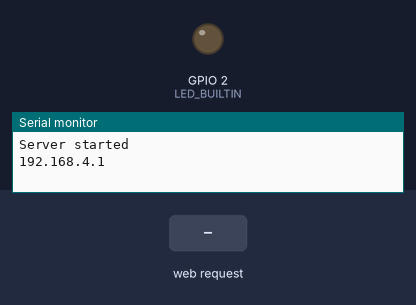
Bench run of a sketch on a simulated ESP8266 (NodeMCU). On the bench: output pins drawn as LEDs (lit = HIGH, except the on-board LED, lit = LOW), the last lines printed to the serial monitor. Dashed ring = blinking. The test bench sets the inputs (shaded band).

Above: at 1.2 s.
1.3 s: HTTP request GET /LED=LAMP received
At 1.45 s:
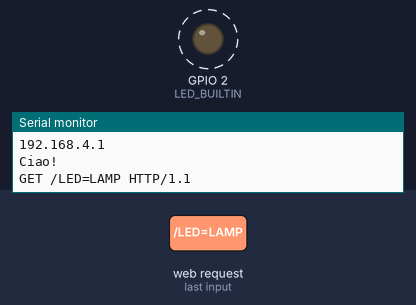
5.8 s: HTTP request GET /LED=OFF received
At 7.0 s:
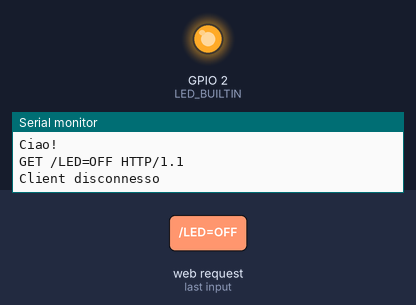
Timing chart, 0 to 8.8 s (numbered marks = the images above; inputs shaded):
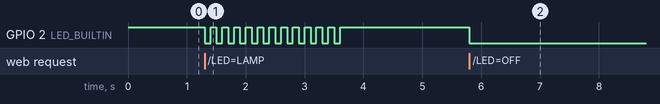

The sketch:

esempio_server_web.ino
```cpp
#include <ESP8266WiFi.h>

#ifndef APSSID
#define APSSID "ESPap"
#define APPSK "123456789"
#endif
/* Set these to your desired credentials. */
const char *ssid = APSSID;
const char *password = APPSK;


WiFiServer server(80);

IPAddress myIP;

void setup() {

  pinMode(LED_BUILTIN, OUTPUT);
  digitalWrite(LED_BUILTIN, HIGH);

  Serial.println();
  Serial.print("Configuring access point...");
  /* You can remove the password parameter if you want the AP to be open. */
  WiFi.softAP(ssid, password);

  myIP = WiFi.softAPIP();
  Serial.print("AP IP address: ");
  Serial.println(myIP);

  // Start the server
  server.begin();
  Serial.println(F("Server started"));

  // Print the IP address
  Serial.println(myIP);

}

void loop() {

  // Check if a client has connected
  WiFiClient client = server.available();
  if (!client) {
    return;
  }

  // Wait until the client sends some data
  Serial.println("Ciao!");
  while (!client.available()) {
    delay(1);
  }

  // Read the first line of the request
  String request = client.readStringUntil('\r');
  Serial.println(request);
  client.flush();

  // Match the request

  int value = LOW;
  if (request.indexOf("/LED=ON") != -1)  {
    digitalWrite(LED_BUILTIN, HIGH);
    value = HIGH;
  }
  if (request.indexOf("/LED=OFF") != -1)  {
    digitalWrite(LED_BUILTIN, LOW);
    value = LOW;
  }
  if (request.indexOf("/LED=LAMP") != -1)  {

    digitalWrite(LED_BUILTIN, LOW);
    delay(100);
    digitalWrite(LED_BUILTIN, HIGH);
    delay(100);
    digitalWrite(LED_BUILTIN, LOW);
    delay(100);
    digitalWrite(LED_BUILTIN, HIGH);
    delay(100);
    digitalWrite(LED_BUILTIN, LOW);
    delay(100);
    digitalWrite(LED_BUILTIN, HIGH);
    delay(100);
    digitalWrite(LED_BUILTIN, LOW);
    delay(100);
    digitalWrite(LED_BUILTIN, HIGH);
    delay(100);
    digitalWrite(LED_BUILTIN, LOW);
    delay(100);
    digitalWrite(LED_BUILTIN, HIGH);
    delay(100);
    digitalWrite(LED_BUILTIN, LOW);
    delay(100);
    digitalWrite(LED_BUILTIN, HIGH);
    delay(100);
    digitalWrite(LED_BUILTIN, LOW);
    delay(100);
    digitalWrite(LED_BUILTIN, HIGH);
    delay(100);
    digitalWrite(LED_BUILTIN, LOW);
    delay(100);
    digitalWrite(LED_BUILTIN, HIGH);
    delay(100);
    digitalWrite(LED_BUILTIN, LOW);
    delay(100);
    digitalWrite(LED_BUILTIN, HIGH);
    delay(100);
    digitalWrite(LED_BUILTIN, LOW);
    delay(100);
    digitalWrite(LED_BUILTIN, HIGH);
    delay(100);
    digitalWrite(LED_BUILTIN, LOW);
    delay(100);
    digitalWrite(LED_BUILTIN, HIGH);
    delay(100);
    digitalWrite(LED_BUILTIN, LOW);
    delay(100);
    digitalWrite(LED_BUILTIN, HIGH);

  }


  // Set ledPin according to the request
  //digitalWrite(ledPin, value);

  // Return the response
  client.println("HTTP/1.1 200 OK");
  client.println("Content-Type: text/html");
  client.println(""); //  do not forget this one
  client.println("<!DOCTYPE HTML>");
  client.println("<html>");
  client.println("<head><meta name=\"viewport\" content=\"width=device-width, initial-scale=1\">");
  client.println("<link rel=\"icon\" href=\"data:,\">");
  client.println("<style>");
  client.println(" html { font-family: Helvetica; display: inline-block; margin: 0px auto; text-align: center; color:black;}");
  client.println(" .button { background-color: #FF0000; border-radius: 12px; color: white; padding: 32px 16px;");
  client.println("           text-decoration: none; font-size: 30px; margin: 2px; cursor: pointer;");
  client.println("         }");
  client.println(" .circle {");
  client.println("    transition-property: width, height;");
  client.println("    transition-duration: 2s;");
  client.println("    position: fixed;");
  client.println("    transform: translateX(-50%) translateY(-50%);");
  client.println("    background-color: red;");
  client.println("    border-radius: 50%;");
  client.println("  }");
  client.println("</style>");
  client.println("<script>");
  client.println("function showCircle(cx, cy, radius) {");
  client.println("  let div = document.createElement('div');");
  client.println("  div.style.width = 0;");
  client.println("  div.style.height = 0;");
  client.println("  div.style.left = cx + 'px';");
  client.println("  div.style.top = cy + 'px';");
  client.println("  div.className = 'circle';");
  client.println("  document.body.append(div);");
  client.println("  setTimeout(() => {");
  client.println("    div.style.width = radius * 2 + 'px';");
  client.println("    div.style.height = radius * 2 + 'px';");
  client.println("  }, 0);");
  client.println("}");
  client.println("</script>");
  client.println("</head>");


  client.println("<body><h1>ESP8266 WEB SERVER</h1>");
  client.print("<h2>LO STATO DEL LED: </h2>");

  if (value == HIGH) {
    client.print("<h3>ON : SONO ATTIVO</h3>");
  }
  if (value == LOW) {
    client.print("<h3>OFF : SONO SPENTO</h3>");
  }

  client.println("<br><br>");
  client.println("<a href=\"/LED=ON\"\"><button class=\"button\">ACCENDI </button></a>");
  client.println("<a href=\"/LED=OFF\"\"><button class=\"button\">SPEGNI </button></a><br />");
  client.println("<a href=\"/LED=LAMP\"\"><button class=\"button\">LAMPEGGIA </button></a><br />");
  client.println("<button onclick='showCircle(150, 150, 100)'>showCircle(150, 150, 100)</button>");

  client.println("</body>");
  client.println("</html>");

  delay(1);
  Serial.println("Client disconnesso");
  Serial.println("");

}
```

Measured:
- after the input at 1.3 s, GPIO 2 (LED_BUILTIN): alternates HIGH for 0.10 s and LOW for 0.10 s, 24 changes in all, then stays HIGH, starting at once
- after the input at 5.8 s, GPIO 2 (LED_BUILTIN): HIGH → LOW at once
